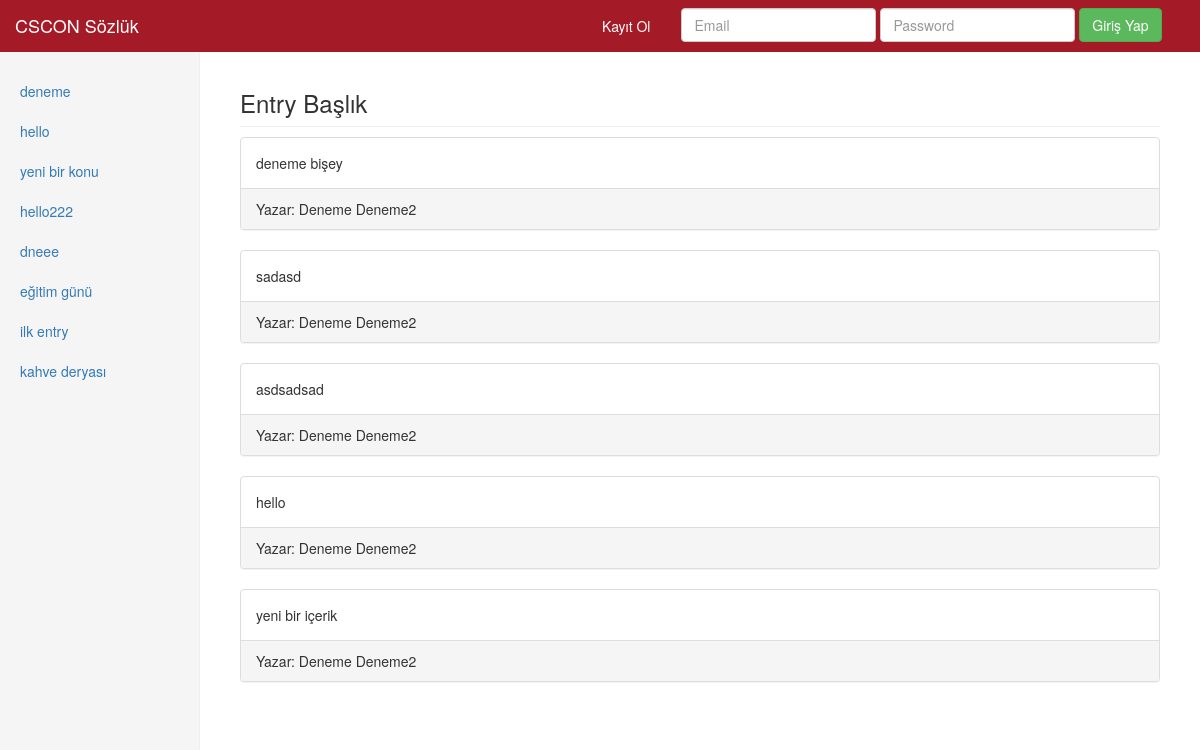
The app's page /sozluk/index.php with its own data.
### tables this page shows
CREATE TABLE `subjects` (
  `id` int(11) NOT NULL,
  `name` varchar(100) DEFAULT NULL,
  `createdDate` datetime DEFAULT CURRENT_TIMESTAMP,
  `userId` int(11) DEFAULT NULL
);

CREATE TABLE `users` (
  `id` int(11) NOT NULL,
  `firstname` varchar(45) DEFAULT NULL,
  `lastname` varchar(45) DEFAULT NULL,
  `email` varchar(45) DEFAULT NULL,
  `pass` varchar(65) DEFAULT NULL,
  `keyValue` varchar(45) DEFAULT NULL,
  `createdDate` datetime DEFAULT CURRENT_TIMESTAMP
);

### sozluk/Subject.php (called while the page is built, shortened)
<?php
class Subject
{
    function __construct()
    {
        $this->db = new mysqli("localhost", "root", "123", "sozluk");
    }
}
function listAllSubjects(){
    $res = array();
    $db=new mysqli("localhost", "root", "123", "sozluk");
    $sql = "SELECT id,name from subjects";
    $stmt = $db->prepare($sql);
    $stmt->execute();
    $id=0;
    $subjectName="";
    $stmt->bind_result($id,$subjectName);
    while($stmt->fetch())
    {
        $subject = new Subject();
        $subject->id = $id;
        $subject->name = $subjectName;
        $res[] = $subject;
    }
    return $res;
}

### sozluk/Entry.php (called while the page is built, shortened)
<?php
include_once ("User.php");
class Entry
{
    function __construct()
    {
        $this->db = new mysqli("localhost", "root", "123", "sozluk");
    }
}
function listEntries($paraSubjectId){
    $res = array();
    $db=new mysqli("localhost", "root", "123", "sozluk");
    $sql = "SELECT content,userId from entries where subjectId=?";
    $stmt = $db->prepare($sql);
    $stmt->bind_param("s",$paraSubjectId);
    $stmt->execute();
    $content="";
    $userId=0;
    $stmt->bind_result($content,$userId);
    $i=0;
    while($stmt->fetch())
    {
        $entry = new Entry();
        $entry->userId=$userId;
        $entry->content= $content;
        $user= new User();
        $user->getFirstLastName($userId);
        $res[$i][0] = $entry;
        $res[$i][1] = $user;
        $i++;
    }
    return $res;
}

### sozluk/User.php (called while the page is built, shortened)
<?php
class User
{
    private $db;
    function __construct()
    {
        $this->db = new mysqli("localhost", "root", "123", "sozluk");
    }
    function getFirstLastName($paraId){
        $sql = "SELECT firstname,lastname FROM users WHERE id=?";
        $stmt = $this->db->prepare($sql);
        $stmt->bind_param("i", $paraId);
        $firstname = "";
        $lastname = "";
        $stmt->execute();
        $stmt->bind_result($firstname,$lastname);
        if($stmt->fetch()){
            $this->firstname=$firstname;
            $this->lastname=$lastname;
            return true;
        }
    }
}

### sozluk/index.php (the view, shortened to what this page needs)
<?php
$view = 1;
include_once ("Subject.php");
include_once ("Entry.php");
$loggedin=false;
?>
<!DOCTYPE html>
<html lang="tr">
<head>
    <link href="css/bootstrap.min.css" rel="stylesheet">
    <link href="css/dashboard.css" rel="stylesheet">
</head>
<body>
<?php
include_once ("header.php");
?>
<div class="container-fluid">
    <div class="row">
        <div class="col-sm-3 col-md-2 sidebar">
            <ul class="nav nav-sidebar">
                <?php
                $subjects = listAllSubjects();
                foreach ($subjects as $subject){
                   echo "<li><a href=\"index.php?view=$subject->id\">$subject->name</a></li>";
                }
                ?>
            </ul>
        </div>
        <div class="col-sm-9 col-sm-offset-3 col-md-10 col-md-offset-2 main">
            <h3 class="sub-header">Entry Başlık</h3>
            <?php
            $entries = listEntries($view);
            if($entries)
                foreach ($entries as $entry){
                ?>
            <div class="panel panel-default">
                <div class="panel-body">
                    <?php echo $entry[0]->content?>
                </div>
                <div class="panel-footer">Yazar: <?php echo $entry[1]->firstname." ".$entry[1]->lastname?></div>
            </div>
                <?php
            }
            ?>
        </div>
    </div>
</div>
</body>
</html>

### sozluk/header.php (shortened to what this page needs)
<nav class="navbar navbar-inverse navbar-fixed-top">
    <div class="container-fluid">
        <div class="navbar-header">
            <a class="navbar-brand" href="index.php">CSCON Sözlük</a>
        </div>
        <div id="navbar" class="navbar-collapse collapse">
            <ul class="nav navbar-nav navbar-right" style="margin-right: 2%">
                <?php
                if($loggedin===true){
                    ?>
                    <li class="dropdown">
                        <a href="#" class="dropdown-toggle" data-toggle="dropdown" role="button" aria-haspopup="true" aria-expanded="false"><?php echo $user["firstname"]." ".$user["lastname"]; ?> <span class="caret"></span></a>
                        <ul class="dropdown-menu">
                            <li><a href="addSubject.php">Konu Ekle</a></li>
                            <li><a href="logout.php">Logout</a></li>
                        </ul>
                    </li>
                    <?php
                }else
                {
                    ?>
                    <li><a href="register.php" class="btn">Kayıt Ol</a> </li>
                    <form class="navbar-form navbar-right" method="post" action="process_loginRegister.php">
                        <div class="form-group">
                            <input type="text" id="inputEmail" name="inputEmail" placeholder="Email" class="form-control">
                        </div>
                        <div class="form-group">
                            <input type="password" id="inputPassword" name="inputPassword" placeholder="Password" class="form-control">
                        </div>
                        <button type="submit" class="btn btn-success" name="btnSignIn" value="Login">Giriş Yap</button>
                    </form>
                    <?php
                }
                ?>
            </ul>
        </div>
    </div>
</nav>

### sozluk/css/dashboard.css (style rules this page uses)
body { padding-top: 50px; }
.sub-header { padding-bottom: 10px; border-bottom: 1px solid #eee; }
.navbar-fixed-top { border: 0; }
.navbar-inverse { background-color:#a51a27; }
.navbar-inverse .navbar-brand { color:white; }
.navbar-inverse .navbar-nav>li>a { color: white; }
.sidebar { display: none; }
@media (min-width: 768px) { .sidebar { position: fixed; top: 51px; bottom: 0; left: 0; z-index: 1000; display: block; padding: 20px; overflow-x: hidden; overflow-y: auto; background-color: #f5f5f5; border-right: 1px solid #eee; } }
.nav-sidebar { margin-right: -21px; margin-bottom: 20px; margin-left: -20px; }
.nav-sidebar > li > a { padding-right: 20px; padding-left: 20px; }
.main { padding: 20px; }
@media (min-width: 768px) { .main { padding-right: 40px; padding-left: 40px; } }
html { position: relative; min-height: 100%; }
body { margin-bottom: 60px; }

### records on screen
subjects: name "deneme"
subjects: name "hello"
subjects: name "yeni bir konu"
subjects: name "hello222"
subjects: name "dneee"
subjects: name "eğitim günü"
subjects: name "ilk entry"
subjects: name "kahve deryası"
users: content "deneme bişey", firstname "Deneme", lastname "Deneme2", content "sadasd", content "asdsadsad", content "hello", content "yeni bir içerik"
